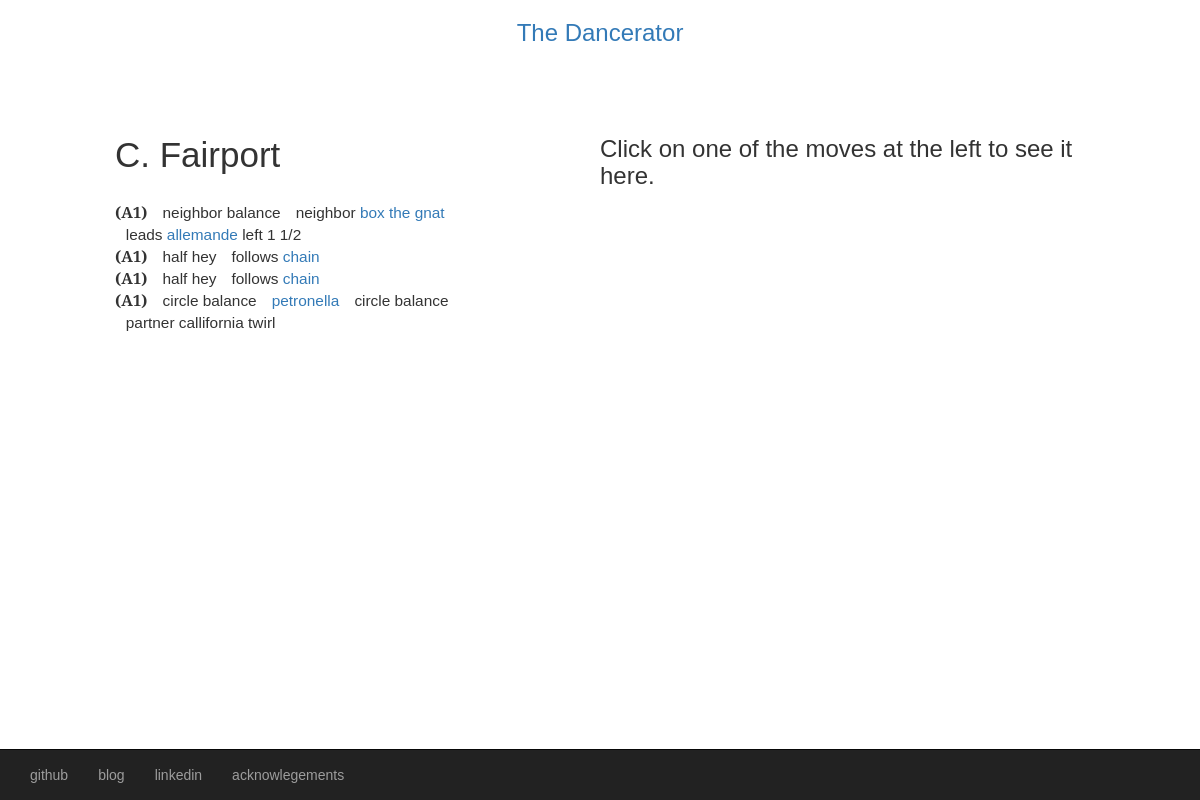
The app's page /new with its own data.
### model.py (models this page shows, shortened)
class Move(db.Model):
    __tablename__ = "moves"
    move_code = db.Column(db.String(12), primary_key=True)
    type_code = db.Column(db.String(24), db.ForeignKey('types.type_code'))
    move_name = db.Column(db.String(64), nullable=False)
    beats = db.Column(db.Integer, nullable=False)
    follows_move = db.Column(db.Integer, nullable=False)
    leads_move = db.Column(db.Integer, nullable=False)
    same_side = db.Column(db.Integer, nullable=True)
    type_ = db.relationship('Type_', backref=db.backref('moves'))

### server.py (the view)
@app.route('/new')
def generate():
    title = make_title()
    print title
    dance = simple_trans()
    print dance
    return render_template("new.html", dance=dance, title=title)

### algorithm.py (called while the page is built)
def pull_move_codes():
    all_codes = db.session.query(Move.move_code).all()
    return all_codes

def make_moves():
    all_moves = pull_move_codes()
    move_dict = {}
    for code in all_moves:
        move_code = code[0]
        move_dict[move_code] = MoveObj(move_code)
    return move_dict

def do_it_all():
    da_dict = make_moves()
    new_dance = DanceObj(da_dict)
    return new_dance.dance_moves, da_dict

    def get_attributes(self):
        self.type_code, self.beats, self.name = db.session.query(Move.type_code, Move.beats, Move.move_name).filter(Move.move_code == self.move_code).one()
        self.move_lead, self.move_follow, self.same_side = db.session.query(Move.leads_move, Move.follows_move, Move.same_side).filter(Move.move_code == self.move_code).one()
        self.min, self.max = db.session.query(Type_.min_repeats, Type_.max_repeats).filter(Type_.type_code == self.type_code).one()
        self.orphanable = self.orphanable()
        self.values = self.get_values()

    def get_values(self):
        values = db.session.query(Chain.value).filter(Chain.key_ == self.move_code).all()
        values_list = []
        for value in values:
            values_list.append(value[0])
        return values_list

    def orphanable(self):
        return self.min != 0

    def pick_progression(self):
        prog_list = db.session.query(Progression.last, Progression.first, Progression.start).all()
        last_move, first_move, start_position = choice(prog_list)
        return (last_move, first_move, start_position)

    def len_left_init(self, last_move):
        move_beats = self.move_dict[last_move].beats
        minus_last = DANCE_LENGTH - move_beats
        return minus_last

    def count_dance(self, dance):
        count = 0
        for each_move in dance:
            move_time = self.move_dict[each_move].beats
            count += move_time
        return count

    def find_follows(self, dance):
        follow_count = 0
        for each_move in dance:
            follows_code = self.move_dict[each_move].move_follow
            if follows_code < 10:
                follows_move = follows_code
            else:
                follows_move = FUNKY_MOVES[follows_code][follow_count]
            follow_count += follows_move
            follow_count = follow_count % 4
        return follow_count

### code_to_choreo.py (called while the page is built)
def make_dance():
    dance_moves, da_dict = algorithm.do_it_all()
    print "DANCE MOVES: ", dance_moves
    return dance_moves, da_dict

### templates/new.html (shortened to what this page needs)
{% extends 'base.html' %}
{% block content %}
  <div class="container-fluid">
    <div class="row">
      <div class="col-xs-12 col-md-4 col-md-offset-1">
        <h2>{{ title }}</h2>
        <ol id="choreo">
        {% set tags = ["A1", "A2", "B1", "B2"] %}
        {% set i = 0 %}
        {% for phrase in dance %}
            <li>
              <span class="tags">({{ tags[i] }})</span>
                {% for move in phrase %}
                  <span class="moves">
                    {{ move }}
                  </span>
                {% endfor %}
            </li>
            {% set i = i + 1 %}
        {% endfor %}
        </ol>
      </div>
      <div class="col-xs-12 col-md-5 col-md-offset-1" id="video">
        <div id="clips">
          <h3>Click on one of the moves at the left to see it here.</h3>
        </div>
      </div>
    </div>
  </div>
{% endblock %}

### templates/base.html (shortened to what this page needs)
<!doctype html>
{% block html %}<html>{% endblock %}
<head>
    <link rel="stylesheet" href="https://maxcdn.bootstrapcdn.com/bootstrap/3.3.4/css/bootstrap.min.css">
    <link rel="stylesheet" href="/static/style.css">
</head>
<body>
  {% block title %}
    <a href="/"><h3 id="app-name">The Dancerator</h3></a>
  {% endblock %}
  {% block content %} content goes here {% endblock %}
  <nav class="navbar navbar-inverse navbar-fixed-bottom">
    <div class="container-fluid">
      <div>
        <ul class="nav navbar-nav">
          <li><a href="https://github.com/ohrely">github</a></li>
          <li><a href="http://ohrely.com">blog</a></li>
          <li><a href="https://www.linkedin.com/in/ohrely">linkedin</a></li>
          <li><a href="/ack">acknowlegements</a></li>
        </ul>
      </div>
    </div>
  </nav>
</body>
</html>

### static/style.css (style rules this page uses)
body { font-family: 'Merriweather Sans', sans-serif; background-color: transparent; }
h2 { font-size: 250%; padding-bottom: .5em; }
h3#app-name { text-align: center; padding-bottom: 5%; }
ol { margin-left:0; padding-left: 0; }
ol > li { list-style:none; font-size: 110%; }
.tags { font-weight: bold; }
.moves { padding-left: .7em; font-size: 100%; }
#video { min-height: 200px; padding: 0px; }

### records on screen
Move: move_name "neighbor balance"
Move: move_name "neighbor"
Move: move_name "leads"
Move: move_name "half hey"
Move: move_name "follows"
Move: move_name "circle balance"
Move: move_name "partner callifornia twirl"

### other values on screen
{{ title }} "C. Fairport"
{{ tags[i] }} "A1" "A1" "A1" "A1"
